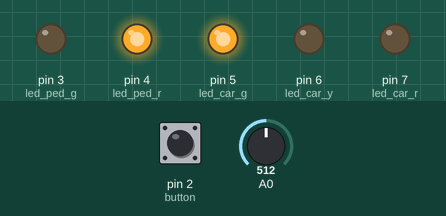
Recording of a sketch running on a simulated Arduino Uno, built with avr-gcc and run on an emulated ATmega328P. Parts: output pins drawn as LEDs (lit = HIGH). The inputs (shaded band) are chosen by the test bench; at power-on: pin 2 (button) LOW, A0 = 512.

Above: at 1.2 s.
1.3 s: pin 2 (button) pulled HIGH for 0.15 s
At 5.3 s:
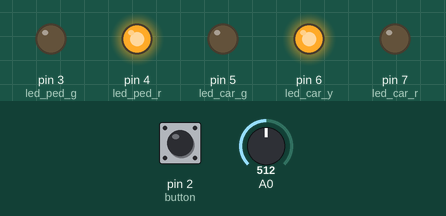
At 8.0 s:
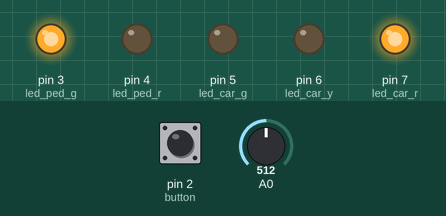
Timing chart, 0 to 13.4 s (numbered marks = the images above; inputs shaded):
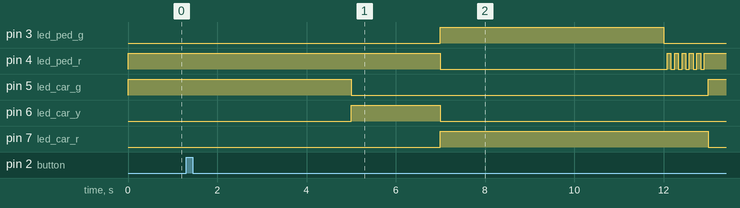

The sketch:

semaforo_vfinal.ino
```cpp
/*  Laboratório de Sistemas Embarcados - EA076C - FEEC/Unicamp
    Projeto 1 - Semáforo
    Autoria: Igor Maronni   155755
             Leandro Silva  156176
    Descrição: Prova de conceito para um semáforo que fecha para os carros sob demanda de pedestre
               e é desativado, piscando amarelo, durante todo o período da noite.
*/

#include <TimerOne.h>

#define T_CAR_MIN 5000                       // Tempo mínimo para fechamento do sinal do carro
#define T_YELLOW 2000                        // Tempo do sinal amarelo antes do sinal do carro fechar
#define T_PED 5000                           // Tempo de passagem do pedestre (led ved do pedestre aceso)
#define T_PED_BLINK (T_PED/5)                // Tempo total de piscagem do led vermelho do pedestre
#define T_PED_BLINK_PERIOD (T_PED_BLINK/12)  // Período da piscagem do led vermelho do pedestre
#define T_NIGHT_BLINK_PERIOD 1000            // Período de piscagem do led amarelo à noite
#define LIGHT_THRESHOLD 350                  // Limiar entre dia e noite do LDR
#define T_VERIFY 10000                       // Tempo de verificação do estado do LDR (dia/noite)

// Definição dos pinos no Arduino
int led_ped_g = 3; // Led do sinal de pedestre > green
int led_ped_r = 4; // Led do sinal de pedestre > red
int led_car_g = 5; // Led do sinal do carro > green
int led_car_y = 6; // Led do sinal do carro > yellow
int led_car_r = 7; // Led do sinal do carro > red
int button    = 2; // Botão do pedestre (pino de interrupção externa INT0)

int sensorValue;         // Leitura do LDR
long t_car = 0;          // Contador do tempo mínimo para fechamento do sinal do carro
char led_ped_now = 0;    // Estado atual do led vermelho do pedestre enquanto está piscando
char led_yellow_now = 0; // Estado atual do led amarelo enquanto está piscando à noite

// Nomenclatura dos estados
enum {car_green,
      car_green_wait,
      car_red,
      car_red_wait,
      car_yellow,
      car_yellow_wait,
      ped_blink,
      night,
      verify_night,
      verify_day} state;

/*----------------------------------------------------------------------------
 -----------------------           CONTADOR            -----------------------
 -----------------------------------------------------------------------------
 Autoria principal:   Tiago Fernandes Tavares
 Adaptações:          Igor Maronni & Leandro Silva
 Descrição: Contagem independente de número de eventos discretos.
 -----------------------------------------------------------------------------*/

//Estrutura que armazena todos os dados de um contador
typedef struct Counter_{
  unsigned int current_counter;
  unsigned int max_counter;
} Counter;

// Configura a contagem máxima de um contador
void counter_config(struct Counter_ *c, unsigned int new_max_counter){
  c->max_counter = new_max_counter;
}

void counter_reset(struct Counter_ *c){
  c->current_counter = 0;
}

// Realiza contagem em um contador
void counter_count(struct Counter_ *c){
  (c->current_counter)++;
}

// Retorna 1 caso o contador tenha chegado ao máximo e 0 caso contrário
int counter_end(struct Counter_ *c){
  if ((c->current_counter) >= (c->max_counter)) return 1;
  else return 0;
}

/*----------------------------------------------------------------------------*/

// Declaração dos contadores
Counter t_yellow;
Counter t_ped;
Counter t_ped_blink;
Counter t_ped_blink_period;
Counter t_night_blink_period;
Counter t_verify;

// Chamada de interrupção periódica
void ISR_timer() {
  t_car++;
  counter_count(&t_yellow);
  counter_count(&t_ped);
  counter_count(&t_ped_blink);
  counter_count(&t_ped_blink_period);
  counter_count(&t_night_blink_period);
  counter_count(&t_verify);
}

// Chamada de interrupção do botão do pedestre
void ISR_button() {
  // Apenas é considerado o pedido de passagem do pedestre quando os carros estiverem passando
  if(state == car_green || state == verify_night) state = car_green_wait;
}

// Alterna o estado do led amarelo
void blink_yellow() {
  // Espera terminar o período de piscagem
  if(counter_end(&t_night_blink_period)){
    digitalWrite(led_car_y, !led_yellow_now);
    led_yellow_now = !led_yellow_now;
    counter_reset(&t_night_blink_period);
  }
}

void setup() {

  // Inicializar a rotina de interrupcao periodica
  Timer1.initialize(1000); // Interrupcao a cada 1ms
  Timer1.attachInterrupt(ISR_timer); // Associa a interrupcao periodica a funcao ISR_timer

  // Associa a função ISR_button ao pino INT0 do Arduino e a chama a cada sinal de subida
  attachInterrupt(0, ISR_button, RISING);

  // Define a entrada ou saída dos GPIO
  for(int led = 3; led <= 7; led++) pinMode(led, OUTPUT);
  pinMode(button, INPUT);

  // Estado inicial
  state = car_green;

  // Inicialização dos contadores
  counter_config(&t_yellow, T_YELLOW);
  counter_config(&t_ped, T_PED);
  counter_config(&t_ped_blink, T_PED_BLINK);
  counter_config(&t_ped_blink_period, T_PED_BLINK_PERIOD);
  counter_config(&t_night_blink_period, T_NIGHT_BLINK_PERIOD);
  counter_config(&t_verify, T_VERIFY);
}

void loop() {
  // Máquina de estados do semáforo
  switch(state){
    // Passagem dos carros e verificação do LDR
    case car_green:
      digitalWrite(led_car_y, LOW);
      digitalWrite(led_car_r, LOW);
      digitalWrite(led_ped_g, LOW);
      digitalWrite(led_car_g, HIGH);
      digitalWrite(led_ped_r, HIGH);

      // Verificação do LDR
      Serial.println(analogRead(A0));
      if(analogRead(A0) < LIGHT_THRESHOLD){
        state = verify_night;
        counter_reset(&t_verify);
      }
      break;

    // Momento de espera do tempo mínimo de passagem dos carros após o pedestre apertar o botão
    case car_green_wait:
      if(t_car >= T_CAR_MIN) state = car_yellow;
      break;

    // Início da transição entre o sinal verde e vermelho do carro
    case car_yellow:
      counter_reset(&t_yellow);
      digitalWrite(led_car_g, LOW);
      digitalWrite(led_car_y, HIGH);
      state = car_yellow_wait;
      break;

    // Sinal amarelo para o carro
    case car_yellow_wait:
      if(counter_end(&t_yellow)) state = car_red;
      break;

    // Início da passagem dos pedestres
    case car_red:
      digitalWrite(led_car_y, LOW);
      digitalWrite(led_car_r, HIGH);
      digitalWrite(led_ped_r, LOW);
      digitalWrite(led_ped_g, HIGH);
      counter_reset(&t_ped);
      state = car_red_wait;
      break;

    // Passagem dos pedestres
    case car_red_wait:
      // Caso o tempo de passagem dos pedestre esteja em seu fim
      if(counter_end(&t_ped)){
        t_car = 0;
        state = ped_blink;
        counter_reset(&t_ped_blink);
        digitalWrite(led_ped_g, LOW);
        counter_reset(&t_ped_blink_period);
      }
      break;

    // Momentos finais antes de fechar o sinal do pedestre (pisca led vermelho)
    case ped_blink:
      // Espera terminar o perído de piscagem
      if(counter_end(&t_ped_blink_period)){
        digitalWrite(led_ped_r, !led_ped_now);
        led_ped_now = !led_ped_now;
        counter_reset(&t_ped_blink_period);
      }
      // Espera terminar o tempo total de piscagem
      if(counter_end(&t_ped_blink)) state = car_green;
      break;

    // Verifica se o estado de noite se mantém por 10s
    case verify_night:
      // Verifica a leitura do LDR a todo o momento até dar os 10s
      if(!counter_end(&t_verify)){
        if(analogRead(A0) > LIGHT_THRESHOLD){
          state = car_green; // Não é realmente de noite
        }
      } else { // É realmente de noite
        digitalWrite(led_car_g, LOW);
        digitalWrite(led_ped_r, LOW);
        state = night;
      }
      break;

    // Verifica se o estado de dia se mantém por 10s
    case verify_day:
      // Verifica a leitura do LDR a todo o momento até dar os 10s
      if(!counter_end(&t_verify)){
        if(analogRead(A0) < LIGHT_THRESHOLD){
          state = night; // Não é realmente de dia
        }
      } else { // É realmente de dia
        digitalWrite(led_car_g, LOW);
        digitalWrite(led_ped_r, LOW);
        state = car_green;
      }
      blink_yellow();
      break;

    // Estado noturno (pisca o led amarelo)
    case night:
      blink_yellow();
      // Verifica o estado do LDR
      if(analogRead(A0) >= LIGHT_THRESHOLD){
        state = verify_day;
        counter_reset(&t_verify);
      }
      break;
  }
}
```

Measured:
- after the input at 1.3 s, pin 3 (led_ped_g): LOW → HIGH after 5.7 s, → LOW 5.0 s later; pin 4 (led_ped_r): HIGH → LOW after 5.7 s, then repeats every 0.17 s: HIGH 0.08 s, LOW 0.08 s, until it stays HIGH from 12.9 s
